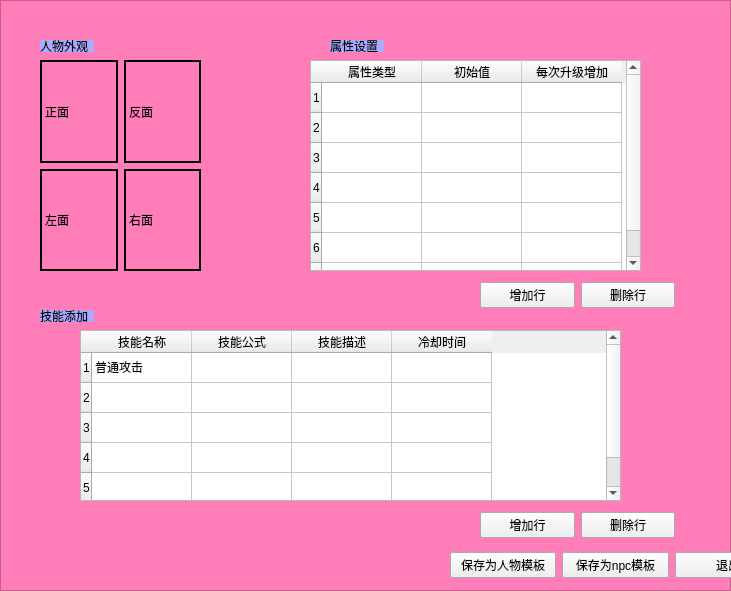
<?xml version="1.0" encoding="UTF-8"?>
<ui version="4.0">
 <class>role_edit</class>
 <widget class="QWidget" name="role_edit">
  <property name="geometry">
   <rect>
    <x>0</x>
    <y>0</y>
    <width>731</width>
    <height>591</height>
   </rect>
  </property>
  <property name="windowTitle">
   <string>Form</string>
  </property>
  <widget class="QFrame" name="frame">
   <property name="geometry">
    <rect>
     <x>0</x>
     <y>0</y>
     <width>731</width>
     <height>591</height>
    </rect>
   </property>
   <property name="styleSheet">
    <string notr="true">#frame{background-color: rgb(255, 125, 184);}
</string>
   </property>
   <property name="frameShape">
    <enum>QFrame::StyledPanel</enum>
   </property>
   <property name="frameShadow">
    <enum>QFrame::Raised</enum>
   </property>
   <widget class="QLabel" name="label_2">
    <property name="geometry">
     <rect>
      <x>40</x>
      <y>40</y>
      <width>54</width>
      <height>12</height>
     </rect>
    </property>
    <property name="styleSheet">
     <string notr="true">background-color: rgb(170, 170, 255);</string>
    </property>
    <property name="text">
     <string>人物外观</string>
    </property>
   </widget>
   <widget class="QWidget" name="gridLayoutWidget">
    <property name="geometry">
     <rect>
      <x>40</x>
      <y>60</y>
      <width>161</width>
      <height>211</height>
     </rect>
    </property>
    <layout class="QGridLayout" name="gridLayout">
     <item row="1" column="0">
      <widget class="MyLabel" name="label">
       <property name="styleSheet">
        <string notr="true">border: 2px solid #000</string>
       </property>
       <property name="text">
        <string>左面</string>
       </property>
      </widget>
     </item>
     <item row="0" column="1">
      <widget class="MyLabel" name="label_4">
       <property name="styleSheet">
        <string notr="true">border: 2px solid #000</string>
       </property>
       <property name="text">
        <string>反面</string>
       </property>
      </widget>
     </item>
     <item row="1" column="1">
      <widget class="MyLabel" name="label_5">
       <property name="styleSheet">
        <string notr="true">border: 2px solid #000</string>
       </property>
       <property name="text">
        <string>右面</string>
       </property>
      </widget>
     </item>
     <item row="0" column="0">
      <widget class="MyLabel" name="label_3">
       <property name="styleSheet">
        <string notr="true">border: 2px solid #000</string>
       </property>
       <property name="text">
        <string>正面</string>
       </property>
      </widget>
     </item>
    </layout>
   </widget>
   <widget class="QTableWidget" name="tableWidget">
    <property name="geometry">
     <rect>
      <x>310</x>
      <y>60</y>
      <width>331</width>
      <height>211</height>
     </rect>
    </property>
    <property name="sizePolicy">
     <sizepolicy hsizetype="Preferred" vsizetype="Preferred">
      <horstretch>0</horstretch>
      <verstretch>0</verstretch>
     </sizepolicy>
    </property>
    <property name="textElideMode">
     <enum>Qt::ElideMiddle</enum>
    </property>
    <property name="rowCount">
     <number>7</number>
    </property>
    <row>
     <property name="text">
      <string>1</string>
     </property>
    </row>
    <row>
     <property name="text">
      <string>2</string>
     </property>
    </row>
    <row>
     <property name="text">
      <string>3</string>
     </property>
    </row>
    <row>
     <property name="text">
      <string>4</string>
     </property>
    </row>
    <row/>
    <row/>
    <row/>
    <column>
     <property name="text">
      <string>属性类型</string>
     </property>
     <property name="background">
      <color>
       <red>181</red>
       <green>181</green>
       <blue>181</blue>
      </color>
     </property>
    </column>
    <column>
     <property name="text">
      <string>初始值</string>
     </property>
     <property name="background">
      <color>
       <red>56</red>
       <green>181</green>
       <blue>181</blue>
      </color>
     </property>
    </column>
    <column>
     <property name="text">
      <string>每次升级增加</string>
     </property>
     <property name="background">
      <color>
       <red>3</red>
       <green>105</green>
       <blue>182</blue>
      </color>
     </property>
    </column>
    <item row="0" column="0">
     <property name="text">
      <string/>
     </property>
    </item>
    <item row="0" column="1">
     <property name="text">
      <string/>
     </property>
    </item>
    <item row="1" column="1">
     <property name="text">
      <string/>
     </property>
     <property name="background">
      <brush brushstyle="NoBrush">
       <color alpha="255">
        <red>0</red>
        <green>0</green>
        <blue>0</blue>
       </color>
      </brush>
     </property>
    </item>
   </widget>
   <widget class="QLabel" name="label_6">
    <property name="geometry">
     <rect>
      <x>330</x>
      <y>40</y>
      <width>54</width>
      <height>12</height>
     </rect>
    </property>
    <property name="styleSheet">
     <string notr="true">background-color: rgb(170, 170, 255);</string>
    </property>
    <property name="text">
     <string>属性设置</string>
    </property>
   </widget>
   <widget class="QWidget" name="horizontalLayoutWidget">
    <property name="geometry">
     <rect>
      <x>480</x>
      <y>280</y>
      <width>195</width>
      <height>31</height>
     </rect>
    </property>
    <layout class="QHBoxLayout" name="horizontalLayout">
     <item>
      <widget class="QPushButton" name="pushButton_3">
       <property name="text">
        <string>增加行</string>
       </property>
      </widget>
     </item>
     <item>
      <widget class="QPushButton" name="pushButton_2">
       <property name="text">
        <string>删除行</string>
       </property>
      </widget>
     </item>
    </layout>
   </widget>
   <widget class="QWidget" name="horizontalLayoutWidget_2">
    <property name="geometry">
     <rect>
      <x>450</x>
      <y>540</y>
      <width>331</width>
      <height>51</height>
     </rect>
    </property>
    <layout class="QHBoxLayout" name="horizontalLayout_2">
     <item>
      <widget class="QPushButton" name="pushButton_saveasRole">
       <property name="text">
        <string>保存为人物模板</string>
       </property>
      </widget>
     </item>
     <item>
      <widget class="QPushButton" name="pushButton_saveasNpc">
       <property name="text">
        <string>保存为npc模板</string>
       </property>
      </widget>
     </item>
     <item>
      <widget class="QPushButton" name="pushButton">
       <property name="text">
        <string>退出</string>
       </property>
      </widget>
     </item>
    </layout>
   </widget>
   <widget class="QLabel" name="label_7">
    <property name="geometry">
     <rect>
      <x>40</x>
      <y>310</y>
      <width>54</width>
      <height>12</height>
     </rect>
    </property>
    <property name="styleSheet">
     <string notr="true">background-color: rgb(170, 170, 255);</string>
    </property>
    <property name="text">
     <string>技能添加</string>
    </property>
   </widget>
   <widget class="QTableWidget" name="tableWidget_2">
    <property name="geometry">
     <rect>
      <x>80</x>
      <y>330</y>
      <width>541</width>
      <height>171</height>
     </rect>
    </property>
    <row>
     <property name="text">
      <string>1</string>
     </property>
    </row>
    <row>
     <property name="text">
      <string>2</string>
     </property>
    </row>
    <row>
     <property name="text">
      <string>3</string>
     </property>
    </row>
    <row>
     <property name="text">
      <string>4</string>
     </property>
    </row>
    <row>
     <property name="text">
      <string>5</string>
     </property>
    </row>
    <column>
     <property name="text">
      <string>技能名称</string>
     </property>
    </column>
    <column>
     <property name="text">
      <string>技能公式</string>
     </property>
    </column>
    <column>
     <property name="text">
      <string>技能描述</string>
     </property>
    </column>
    <column>
     <property name="text">
      <string>冷却时间</string>
     </property>
    </column>
    <item row="0" column="0">
     <property name="text">
      <string notr="true">普通攻击</string>
     </property>
     <property name="background">
      <brush brushstyle="NoBrush">
       <color alpha="255">
        <red>188</red>
        <green>204</green>
        <blue>131</blue>
       </color>
      </brush>
     </property>
    </item>
    <item row="0" column="1">
     <property name="text">
      <string/>
     </property>
    </item>
   </widget>
   <widget class="QWidget" name="horizontalLayoutWidget_3">
    <property name="geometry">
     <rect>
      <x>480</x>
      <y>510</y>
      <width>195</width>
      <height>31</height>
     </rect>
    </property>
    <layout class="QHBoxLayout" name="horizontalLayout_3">
     <item>
      <widget class="QPushButton" name="pushButton_4">
       <property name="text">
        <string>增加行</string>
       </property>
      </widget>
     </item>
     <item>
      <widget class="QPushButton" name="pushButton_5">
       <property name="text">
        <string>删除行</string>
       </property>
      </widget>
     </item>
    </layout>
   </widget>
  </widget>
 </widget>
 <customwidgets>
  <customwidget>
   <class>MyLabel</class>
   <extends>QLabel</extends>
   <header location="global">mylabel.h</header>
  </customwidget>
 </customwidgets>
 <resources/>
 <connections>
  <connection>
   <sender>pushButton</sender>
   <signal>clicked()</signal>
   <receiver>role_edit</receiver>
   <slot>close()</slot>
   <hints>
    <hint type="sourcelabel">
     <x>677</x>
     <y>551</y>
    </hint>
    <hint type="destinationlabel">
     <x>378</x>
     <y>295</y>
    </hint>
   </hints>
  </connection>
 </connections>
</ui>
